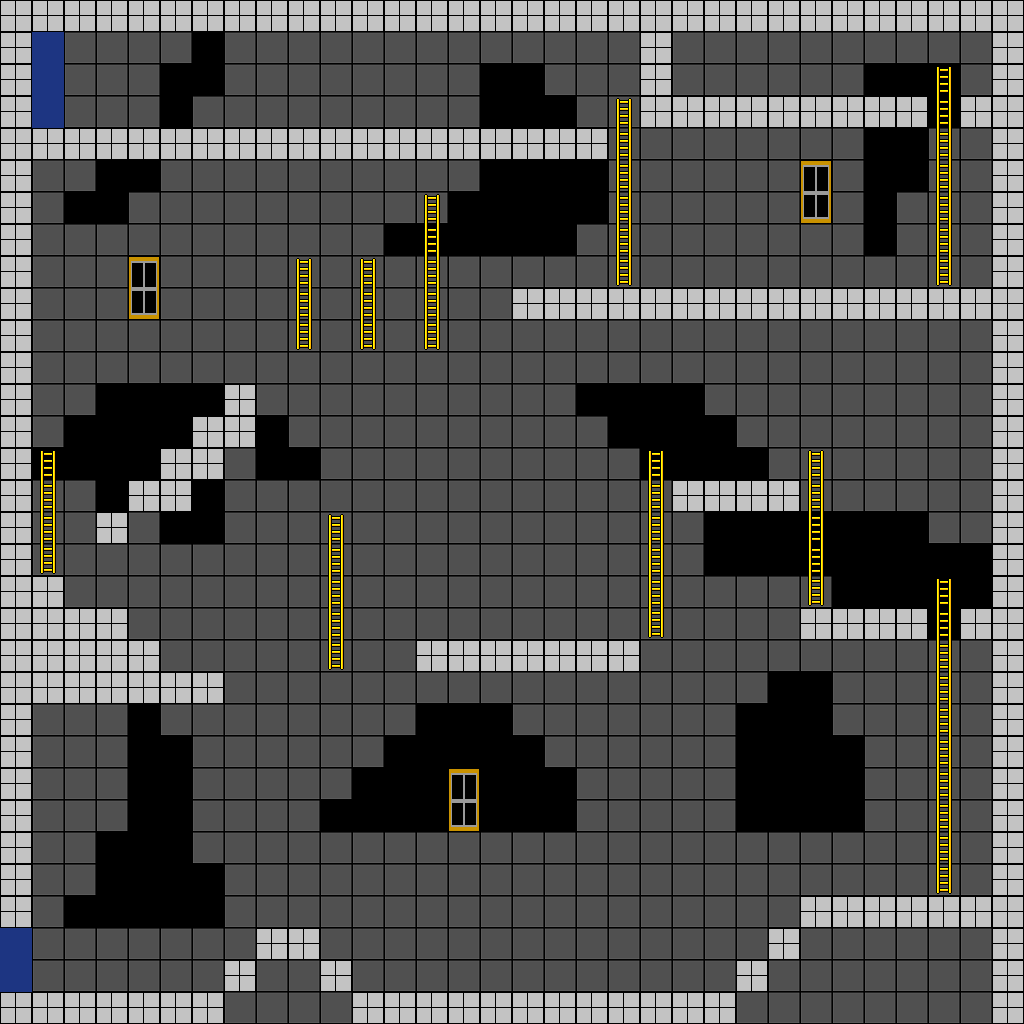

The image is a tile-based game level rendered from a .tmx file. Its description and source (layers, tilesets, objects; grid data summarised) follow:
An orthogonal 32x32 tile map with 32x32 px tiles, 3 tile layers (Background, Foreground, Ladder), 3 tilesets and 9 objects (tower2, tower4).

<map version="1.0" orientation="orthogonal" width="32" height="32" tilewidth="32" tileheight="32">
 <tileset firstgid="1" name="Tileset" tilewidth="32" tileheight="32">
  <image source="spritesheets/spritesheet.png" width="320" height="320" />
 </tileset>
 <tileset firstgid="101" name="TileSet2" tilewidth="32" tileheight="32">
  <image source="spritesheets/spritesheet.png" trans="ff00ff" width="320" height="320" />
 </tileset>
 <tileset firstgid="201" name="Tileset3" tilewidth="32" tileheight="32">
  <image source="spritesheets/spritesheet2.png" trans="ff00ff" width="320" height="320" />
 </tileset>
 <layer name="Background" width="32" height="32" opacity="0.79">
  <data>[1024 cells, 857 non-empty, 5 distinct tile ids]</data>
 </layer>
 <layer name="Foreground" width="32" height="32">
  <data>[1024 cells, 205 non-empty, 2 distinct tile ids]</data>
 </layer>
 <layer name="Ladder" width="32" height="32">
  <data>[1024 cells, 54 non-empty, 3 distinct tile ids]</data>
 </layer>
 <objectgroup name="Transition" width="32" height="32">
  <object name="tower2" x="2" y="928" width="31" height="63">
   <properties>
    <property name="cx" value="368" />
    <property name="cy" value="0" />
    <property name="d" value="0" />
    <property name="map" value="tower3" />
    <property name="x" value="368" />
    <property name="y" value="264" />
   </properties>
  </object>
  <object name="tower4" x="33" y="32" width="29" height="94">
   <properties>
    <property name="cx" value="480" />
    <property name="cy" value="544" />
    <property name="d" value="1" />
    <property name="map" value="tower3" />
    <property name="x" value="472" />
    <property name="y" value="392" />
   </properties>
  </object>
 </objectgroup>
 <objectgroup name="Visited" width="32" height="32">
  <properties>
   <property name="mapId" value="7" />
   <property name="visited" value="false" />
  </properties>
 </objectgroup>
 <objectgroup name="Load" width="32" height="32" />
 <objectgroup name="Objects" width="32" height="32">
  <object x="318" y="737" width="32" height="28">
   <properties>
    <property name="Type" value="essence" />
   </properties>
  </object>
  <object x="704" y="65" width="31" height="29">
   <properties>
    <property name="Type" value="key" />
   </properties>
  </object>
  <object x="709" y="448" width="27" height="29">
   <properties>
    <property name="Type" value="essence" />
   </properties>
  </object>
  <object x="353" y="224" width="28" height="30">
   <properties>
    <property name="Type" value="essence" />
   </properties>
  </object>
 </objectgroup>
 <objectgroup name="Enemy" width="32" height="32">
  <object x="480" y="576" width="32" height="64">
   <properties>
    <property name="hits" value="5" />
    <property name="spritesheet" value="enemy1" />
    <property name="xFrames" value="3" />
    <property name="yFrames" value="1" />
   </properties>
  </object>
  <object x="800" y="32" width="32" height="64">
   <properties>
    <property name="hits" value="10" />
    <property name="spritesheet" value="enemy2" />
    <property name="xFrames" value="3" />
    <property name="yFrames" value="1" />
   </properties>
  </object>
  <object x="576" y="928" width="32" height="64">
   <properties>
    <property name="hits" value="10" />
    <property name="spritesheet" value="enemy2" />
    <property name="xFrames" value="3" />
    <property name="yFrames" value="1" />
   </properties>
  </object>
 </objectgroup>
</map>
